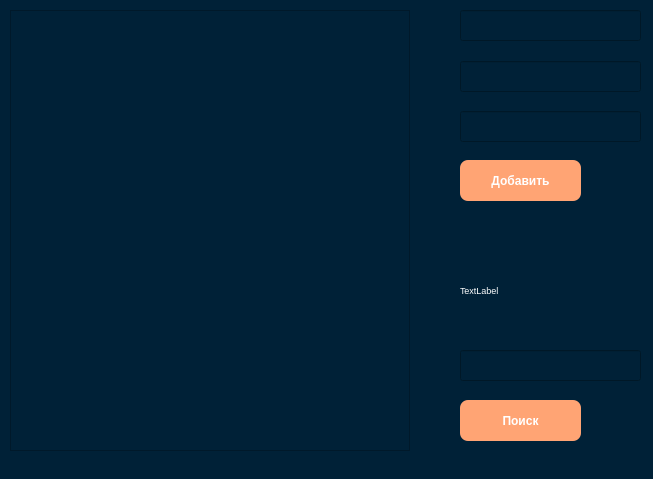
<?xml version="1.0" encoding="UTF-8"?>
<ui version="4.0">
 <class>MainWindow</class>
 <widget class="QMainWindow" name="MainWindow">
  <property name="geometry">
   <rect>
    <x>0</x>
    <y>0</y>
    <width>653</width>
    <height>479</height>
   </rect>
  </property>
  <property name="windowTitle">
   <string>MainWindow</string>
  </property>
  <property name="styleSheet">
   <string notr="true">background-color: #002137;</string>
  </property>
  <widget class="QWidget" name="centralwidget">
   <widget class="QLineEdit" name="lineEdit">
    <property name="geometry">
     <rect>
      <x>460</x>
      <y>10</y>
      <width>181</width>
      <height>31</height>
     </rect>
    </property>
    <property name="font">
     <font>
      <pointsize>12</pointsize>
     </font>
    </property>
    <property name="cursor">
     <cursorShape>IBeamCursor</cursorShape>
    </property>
    <property name="styleSheet">
     <string notr="true">color: #fff;</string>
    </property>
   </widget>
   <widget class="QLineEdit" name="lineEdit_2">
    <property name="geometry">
     <rect>
      <x>460</x>
      <y>61</y>
      <width>181</width>
      <height>31</height>
     </rect>
    </property>
    <property name="font">
     <font>
      <pointsize>12</pointsize>
     </font>
    </property>
    <property name="styleSheet">
     <string notr="true">color: #fff;</string>
    </property>
   </widget>
   <widget class="QLineEdit" name="lineEdit_3">
    <property name="geometry">
     <rect>
      <x>460</x>
      <y>111</y>
      <width>181</width>
      <height>31</height>
     </rect>
    </property>
    <property name="font">
     <font>
      <pointsize>12</pointsize>
     </font>
    </property>
    <property name="styleSheet">
     <string notr="true">color: #fff;</string>
    </property>
   </widget>
   <widget class="QPushButton" name="pushButton">
    <property name="geometry">
     <rect>
      <x>460</x>
      <y>160</y>
      <width>121</width>
      <height>41</height>
     </rect>
    </property>
    <property name="font">
     <font>
      <weight>75</weight>
      <bold>true</bold>
     </font>
    </property>
    <property name="styleSheet">
     <string notr="true">QPushButton{
	background-color:#ffa474;
	border-radius:8px;
	color:#ffffff;
	font-weight:bold;
	}

QPushButton:hover {
	background-color:#d68a59;
}
</string>
    </property>
    <property name="text">
     <string>Добавить</string>
    </property>
   </widget>
   <widget class="QLineEdit" name="lineEdit_4">
    <property name="geometry">
     <rect>
      <x>460</x>
      <y>350</y>
      <width>181</width>
      <height>31</height>
     </rect>
    </property>
    <property name="font">
     <font>
      <pointsize>12</pointsize>
     </font>
    </property>
    <property name="styleSheet">
     <string notr="true">color: #fff;</string>
    </property>
   </widget>
   <widget class="QPushButton" name="pushButton_2">
    <property name="geometry">
     <rect>
      <x>460</x>
      <y>400</y>
      <width>121</width>
      <height>41</height>
     </rect>
    </property>
    <property name="font">
     <font>
      <weight>75</weight>
      <bold>true</bold>
     </font>
    </property>
    <property name="styleSheet">
     <string notr="true">QPushButton{	
	background-color:#ffa474;
	border-radius:8px;
	color:#ffffff;
	font-weight:bold;}

QPushButton:hover {
	background-color:#d68a59;
}
QPushButton:focus{position:relative;
	top:1px;}</string>
    </property>
    <property name="text">
     <string>Поиск</string>
    </property>
   </widget>
   <widget class="QLabel" name="label">
    <property name="geometry">
     <rect>
      <x>460</x>
      <y>270</y>
      <width>181</width>
      <height>41</height>
     </rect>
    </property>
    <property name="font">
     <font>
      <family>MS Shell Dlg 2</family>
      <pointsize>7</pointsize>
      <weight>50</weight>
      <italic>false</italic>
      <bold>false</bold>
     </font>
    </property>
    <property name="styleSheet">
     <string notr="true">color: rgb(255, 255, 255);
font: 7pt &quot;MS Shell Dlg 2&quot;;</string>
    </property>
    <property name="text">
     <string>TextLabel</string>
    </property>
   </widget>
   <widget class="QTableView" name="tableView">
    <property name="geometry">
     <rect>
      <x>10</x>
      <y>10</y>
      <width>400</width>
      <height>441</height>
     </rect>
    </property>
    <property name="styleSheet">
     <string notr="true">font: 10pt &quot;MS Shell Dlg 2&quot;;
color: rgb(255, 255, 255);</string>
    </property>
   </widget>
  </widget>
 </widget>
 <resources/>
 <connections/>
</ui>
